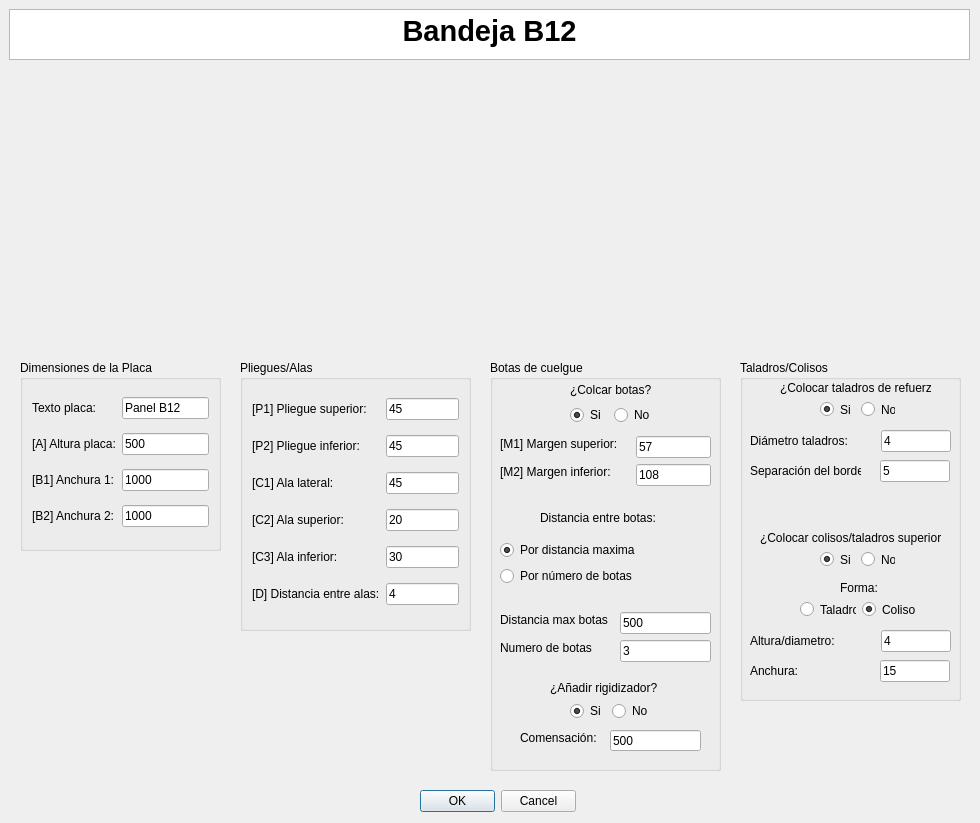
<?xml version="1.0" encoding="UTF-8"?>
<ui version="4.0">
 <class>MyPositionDialog</class>
 <widget class="QDialog" name="MyPositionDialog">
  <property name="geometry">
   <rect>
    <x>0</x>
    <y>0</y>
    <width>980</width>
    <height>823</height>
   </rect>
  </property>
  <property name="windowTitle">
   <string>Enter Position</string>
  </property>
  <property name="whatsThis">
   <string>&lt;html&gt;&lt;head/&gt;&lt;body&gt;&lt;p&gt;Esta ventana de KSDpanel te permite introducir todas las medidas correspondientes del panel seleccionado.&lt;/p&gt;&lt;p&gt;Recuerda que todas las medidas deben de ir en milimetros (mm).&lt;/p&gt;&lt;/body&gt;&lt;/html&gt;</string>
  </property>
  <widget class="QDialogButtonBox" name="buttonBox">
   <property name="geometry">
    <rect>
     <x>420</x>
     <y>790</y>
     <width>156</width>
     <height>23</height>
    </rect>
   </property>
   <property name="orientation">
    <enum>Qt::Horizontal</enum>
   </property>
   <property name="standardButtons">
    <set>QDialogButtonBox::Cancel|QDialogButtonBox::Ok</set>
   </property>
  </widget>
  <widget class="QTextBrowser" name="textBrowser">
   <property name="geometry">
    <rect>
     <x>9</x>
     <y>9</y>
     <width>961</width>
     <height>51</height>
    </rect>
   </property>
   <property name="html">
    <string>&lt;!DOCTYPE HTML PUBLIC &quot;-//W3C//DTD HTML 4.0//EN&quot; &quot;http://www.w3.org/TR/REC-html40/strict.dtd&quot;&gt;
&lt;html&gt;&lt;head&gt;&lt;meta name=&quot;qrichtext&quot; content=&quot;1&quot; /&gt;&lt;style type=&quot;text/css&quot;&gt;
p, li { white-space: pre-wrap; }
&lt;/style&gt;&lt;/head&gt;&lt;body style=&quot; font-family:'MS Shell Dlg 2'; font-size:8.25pt; font-weight:400; font-style:normal;&quot;&gt;
&lt;p align=&quot;center&quot; style=&quot; margin-top:0px; margin-bottom:0px; margin-left:0px; margin-right:0px; -qt-block-indent:0; text-indent:0px;&quot;&gt;&lt;span style=&quot; font-size:22pt; font-weight:600;&quot;&gt;Bandeja B12&lt;/span&gt;&lt;/p&gt;&lt;/body&gt;&lt;/html&gt;</string>
   </property>
  </widget>
  <widget class="QGroupBox" name="groupBox">
   <property name="geometry">
    <rect>
     <x>490</x>
     <y>360</y>
     <width>231</width>
     <height>411</height>
    </rect>
   </property>
   <property name="styleSheet">
    <string notr="true">font: 10pt &quot;MS Shell Dlg 2&quot;;</string>
   </property>
   <property name="title">
    <string>Botas de cuelgue</string>
   </property>
   <widget class="QLineEdit" name="numeroBotasUI">
    <property name="geometry">
     <rect>
      <x>130</x>
      <y>280</y>
      <width>91</width>
      <height>22</height>
     </rect>
    </property>
    <property name="text">
     <string>3</string>
    </property>
   </widget>
   <widget class="QLineEdit" name="distanciaEntreBotasUI">
    <property name="geometry">
     <rect>
      <x>130</x>
      <y>252</y>
      <width>91</width>
      <height>22</height>
     </rect>
    </property>
    <property name="text">
     <string>500</string>
    </property>
   </widget>
   <widget class="QLabel" name="label_7">
    <property name="geometry">
     <rect>
      <x>10</x>
      <y>280</y>
      <width>98</width>
      <height>16</height>
     </rect>
    </property>
    <property name="text">
     <string>Numero de botas</string>
    </property>
   </widget>
   <widget class="QLabel" name="label_6">
    <property name="geometry">
     <rect>
      <x>10</x>
      <y>252</y>
      <width>114</width>
      <height>16</height>
     </rect>
    </property>
    <property name="text">
     <string>Distancia max botas</string>
    </property>
   </widget>
   <widget class="QLabel" name="label_3">
    <property name="geometry">
     <rect>
      <x>10</x>
      <y>76</y>
      <width>130</width>
      <height>16</height>
     </rect>
    </property>
    <property name="text">
     <string>[M1] Margen superior:</string>
    </property>
   </widget>
   <widget class="QLabel" name="label_5">
    <property name="geometry">
     <rect>
      <x>10</x>
      <y>104</y>
      <width>124</width>
      <height>16</height>
     </rect>
    </property>
    <property name="text">
     <string>[M2] Margen inferior:</string>
    </property>
   </widget>
   <widget class="QLineEdit" name="margenAUI">
    <property name="geometry">
     <rect>
      <x>146</x>
      <y>76</y>
      <width>75</width>
      <height>22</height>
     </rect>
    </property>
    <property name="text">
     <string>57</string>
    </property>
   </widget>
   <widget class="QLineEdit" name="margenBUI">
    <property name="geometry">
     <rect>
      <x>146</x>
      <y>104</y>
      <width>75</width>
      <height>22</height>
     </rect>
    </property>
    <property name="text">
     <string>108</string>
    </property>
   </widget>
   <widget class="QLabel" name="label_10">
    <property name="geometry">
     <rect>
      <x>50</x>
      <y>150</y>
      <width>125</width>
      <height>16</height>
     </rect>
    </property>
    <property name="text">
     <string>Distancia entre botas:</string>
    </property>
   </widget>
   <widget class="QWidget" name="layoutWidget">
    <property name="geometry">
     <rect>
      <x>80</x>
      <y>21</y>
      <width>85</width>
      <height>44</height>
     </rect>
    </property>
    <layout class="QGridLayout" name="gridLayout">
     <item row="0" column="0" colspan="2">
      <widget class="QLabel" name="label_2">
       <property name="mouseTracking">
        <bool>false</bool>
       </property>
       <property name="text">
        <string>¿Colcar botas?</string>
       </property>
       <property name="buddy">
        <cstring>label_2</cstring>
       </property>
      </widget>
     </item>
     <item row="1" column="0">
      <widget class="QRadioButton" name="crearBotasUI">
       <property name="text">
        <string>Si</string>
       </property>
       <property name="checked">
        <bool>true</bool>
       </property>
      </widget>
     </item>
     <item row="1" column="1">
      <widget class="QRadioButton" name="noCrearBotasUI">
       <property name="text">
        <string>No</string>
       </property>
      </widget>
     </item>
    </layout>
   </widget>
   <widget class="QWidget" name="layoutWidget">
    <property name="geometry">
     <rect>
      <x>10</x>
      <y>180</y>
      <width>147</width>
      <height>48</height>
     </rect>
    </property>
    <layout class="QVBoxLayout" name="verticalLayout">
     <item>
      <widget class="QRadioButton" name="parametroBotasUI_3">
       <property name="text">
        <string>Por distancia maxima</string>
       </property>
       <property name="checked">
        <bool>true</bool>
       </property>
      </widget>
     </item>
     <item>
      <widget class="QRadioButton" name="parametroBotasUI">
       <property name="text">
        <string>Por número de botas</string>
       </property>
      </widget>
     </item>
    </layout>
   </widget>
   <widget class="QLabel" name="label_23">
    <property name="geometry">
     <rect>
      <x>60</x>
      <y>320</y>
      <width>121</width>
      <height>16</height>
     </rect>
    </property>
    <property name="text">
     <string>¿Añadir rigidizador?</string>
    </property>
   </widget>
   <widget class="QWidget" name="layoutWidget_2">
    <property name="geometry">
     <rect>
      <x>80</x>
      <y>340</y>
      <width>80</width>
      <height>22</height>
     </rect>
    </property>
    <layout class="QHBoxLayout" name="horizontalLayout_4">
     <item>
      <widget class="QRadioButton" name="crearRigidizadorUI">
       <property name="text">
        <string>Si</string>
       </property>
       <property name="checked">
        <bool>true</bool>
       </property>
      </widget>
     </item>
     <item>
      <widget class="QRadioButton" name="noCrearRigidizadorUI">
       <property name="text">
        <string>No</string>
       </property>
      </widget>
     </item>
    </layout>
   </widget>
   <widget class="QLineEdit" name="compensacionGrosorCompositeUI">
    <property name="geometry">
     <rect>
      <x>120</x>
      <y>370</y>
      <width>91</width>
      <height>21</height>
     </rect>
    </property>
    <property name="text">
     <string>500</string>
    </property>
   </widget>
   <widget class="QLabel" name="label_24">
    <property name="geometry">
     <rect>
      <x>30</x>
      <y>370</y>
      <width>91</width>
      <height>16</height>
     </rect>
    </property>
    <property name="text">
     <string>Comensación:</string>
    </property>
   </widget>
  </widget>
  <widget class="QGroupBox" name="groupBox_2">
   <property name="geometry">
    <rect>
     <x>240</x>
     <y>360</y>
     <width>231</width>
     <height>271</height>
    </rect>
   </property>
   <property name="styleSheet">
    <string notr="true">font: 10pt &quot;MS Shell Dlg 2&quot;;</string>
   </property>
   <property name="title">
    <string>Pliegues/Alas</string>
   </property>
   <layout class="QGridLayout" name="gridLayout_2">
    <item row="4" column="0">
     <widget class="QLabel" name="label_11">
      <property name="text">
       <string>[C2] Ala superior:</string>
      </property>
     </widget>
    </item>
    <item row="1" column="0">
     <widget class="QLabel" name="label_14">
      <property name="text">
       <string>[P2] Pliegue inferior:</string>
      </property>
     </widget>
    </item>
    <item row="5" column="0">
     <widget class="QLabel" name="label_12">
      <property name="text">
       <string>[C3] Ala inferior:</string>
      </property>
     </widget>
    </item>
    <item row="0" column="1">
     <widget class="QLineEdit" name="pliegueSuperiorUI">
      <property name="text">
       <string>45</string>
      </property>
     </widget>
    </item>
    <item row="0" column="0">
     <widget class="QLabel" name="label_13">
      <property name="text">
       <string>[P1] Pliegue superior:</string>
      </property>
     </widget>
    </item>
    <item row="1" column="1">
     <widget class="QLineEdit" name="pliegueInferiorUI">
      <property name="text">
       <string>45</string>
      </property>
     </widget>
    </item>
    <item row="4" column="1">
     <widget class="QLineEdit" name="alaSuperiorUI">
      <property name="text">
       <string>20</string>
      </property>
     </widget>
    </item>
    <item row="3" column="0">
     <widget class="QLabel" name="label_9">
      <property name="text">
       <string>[C1] Ala lateral:</string>
      </property>
     </widget>
    </item>
    <item row="3" column="1">
     <widget class="QLineEdit" name="alaIzquierdaUI">
      <property name="text">
       <string>45</string>
      </property>
     </widget>
    </item>
    <item row="5" column="1">
     <widget class="QLineEdit" name="alaInferiorUI">
      <property name="text">
       <string>30</string>
      </property>
     </widget>
    </item>
    <item row="6" column="0">
     <widget class="QLabel" name="label_25">
      <property name="text">
       <string>[D] Distancia entre alas:</string>
      </property>
     </widget>
    </item>
    <item row="6" column="1">
     <widget class="QLineEdit" name="distanciaAlasUI">
      <property name="text">
       <string>4</string>
      </property>
     </widget>
    </item>
   </layout>
  </widget>
  <widget class="QLabel" name="imagenPanelUI">
   <property name="geometry">
    <rect>
     <x>230</x>
     <y>70</y>
     <width>521</width>
     <height>281</height>
    </rect>
   </property>
   <property name="text">
    <string/>
   </property>
   <property name="pixmap">
    <pixmap>../imagenes/REF_BH12cotas.jpg</pixmap>
   </property>
   <property name="scaledContents">
    <bool>true</bool>
   </property>
   <property name="wordWrap">
    <bool>false</bool>
   </property>
   <property name="margin">
    <number>0</number>
   </property>
   <property name="openExternalLinks">
    <bool>false</bool>
   </property>
  </widget>
  <widget class="QGroupBox" name="groupBox_3">
   <property name="geometry">
    <rect>
     <x>20</x>
     <y>360</y>
     <width>201</width>
     <height>191</height>
    </rect>
   </property>
   <property name="styleSheet">
    <string notr="true">font: 10pt &quot;MS Shell Dlg 2&quot;;</string>
   </property>
   <property name="title">
    <string>Dimensiones de la Placa</string>
   </property>
   <layout class="QGridLayout" name="gridLayout_3">
    <item row="2" column="1">
     <widget class="QLineEdit" name="anchura1UI">
      <property name="text">
       <string>1000</string>
      </property>
     </widget>
    </item>
    <item row="0" column="1">
     <widget class="QLineEdit" name="textoDescriptivoA0UI">
      <property name="text">
       <string>Panel B12</string>
      </property>
     </widget>
    </item>
    <item row="1" column="0">
     <widget class="QLabel" name="label_8">
      <property name="text">
       <string>[A] Altura placa:</string>
      </property>
     </widget>
    </item>
    <item row="0" column="0">
     <widget class="QLabel" name="label">
      <property name="text">
       <string>Texto placa:</string>
      </property>
     </widget>
    </item>
    <item row="2" column="0">
     <widget class="QLabel" name="label_4">
      <property name="text">
       <string>[B1] Anchura 1:</string>
      </property>
     </widget>
    </item>
    <item row="1" column="1">
     <widget class="QLineEdit" name="alturaPlacaUI">
      <property name="text">
       <string>500</string>
      </property>
     </widget>
    </item>
    <item row="3" column="0">
     <widget class="QLabel" name="label_22">
      <property name="text">
       <string>[B2] Anchura 2:</string>
      </property>
     </widget>
    </item>
    <item row="3" column="1">
     <widget class="QLineEdit" name="anchura2UI">
      <property name="text">
       <string>1000</string>
      </property>
     </widget>
    </item>
   </layout>
  </widget>
  <widget class="QGroupBox" name="groupBox_4">
   <property name="geometry">
    <rect>
     <x>740</x>
     <y>360</y>
     <width>221</width>
     <height>341</height>
    </rect>
   </property>
   <property name="title">
    <string>Taladros/Colisos</string>
   </property>
   <widget class="QLabel" name="label_15">
    <property name="geometry">
     <rect>
      <x>40</x>
      <y>20</y>
      <width>151</width>
      <height>16</height>
     </rect>
    </property>
    <property name="text">
     <string>¿Colocar taladros de refuerzo?</string>
    </property>
   </widget>
   <widget class="QLabel" name="label_16">
    <property name="geometry">
     <rect>
      <x>10</x>
      <y>70</y>
      <width>125</width>
      <height>22</height>
     </rect>
    </property>
    <property name="text">
     <string>Diámetro taladros:</string>
    </property>
   </widget>
   <widget class="QLineEdit" name="diametroTaladrosUI">
    <property name="geometry">
     <rect>
      <x>141</x>
      <y>70</y>
      <width>70</width>
      <height>22</height>
     </rect>
    </property>
    <property name="text">
     <string>4</string>
    </property>
   </widget>
   <widget class="QLineEdit" name="distanciaBordeUI">
    <property name="geometry">
     <rect>
      <x>140</x>
      <y>100</y>
      <width>70</width>
      <height>22</height>
     </rect>
    </property>
    <property name="text">
     <string>5</string>
    </property>
   </widget>
   <widget class="QLabel" name="label_17">
    <property name="geometry">
     <rect>
      <x>10</x>
      <y>100</y>
      <width>111</width>
      <height>21</height>
     </rect>
    </property>
    <property name="text">
     <string>Separación del borde:</string>
    </property>
   </widget>
   <widget class="QLabel" name="label_18">
    <property name="geometry">
     <rect>
      <x>20</x>
      <y>170</y>
      <width>181</width>
      <height>16</height>
     </rect>
    </property>
    <property name="text">
     <string>¿Colocar colisos/taladros superiores?</string>
    </property>
   </widget>
   <widget class="QLabel" name="label_19">
    <property name="geometry">
     <rect>
      <x>100</x>
      <y>220</y>
      <width>41</width>
      <height>16</height>
     </rect>
    </property>
    <property name="text">
     <string>Forma:</string>
    </property>
   </widget>
   <widget class="QLineEdit" name="anchuraColisoUI">
    <property name="geometry">
     <rect>
      <x>140</x>
      <y>300</y>
      <width>70</width>
      <height>22</height>
     </rect>
    </property>
    <property name="text">
     <string>15</string>
    </property>
   </widget>
   <widget class="QLineEdit" name="alturaColisoUI">
    <property name="geometry">
     <rect>
      <x>141</x>
      <y>270</y>
      <width>70</width>
      <height>22</height>
     </rect>
    </property>
    <property name="text">
     <string>4</string>
    </property>
   </widget>
   <widget class="QLabel" name="label_20">
    <property name="geometry">
     <rect>
      <x>10</x>
      <y>300</y>
      <width>111</width>
      <height>21</height>
     </rect>
    </property>
    <property name="text">
     <string>Anchura:</string>
    </property>
   </widget>
   <widget class="QLabel" name="label_21">
    <property name="geometry">
     <rect>
      <x>10</x>
      <y>270</y>
      <width>125</width>
      <height>22</height>
     </rect>
    </property>
    <property name="text">
     <string>Altura/diametro:</string>
    </property>
   </widget>
   <widget class="QWidget" name="layoutWidget">
    <property name="geometry">
     <rect>
      <x>80</x>
      <y>40</y>
      <width>75</width>
      <height>19</height>
     </rect>
    </property>
    <layout class="QHBoxLayout" name="horizontalLayout">
     <item>
      <widget class="QRadioButton" name="crearTaladrosUI">
       <property name="text">
        <string>Si</string>
       </property>
       <property name="checked">
        <bool>true</bool>
       </property>
      </widget>
     </item>
     <item>
      <widget class="QRadioButton" name="noCrearTaladrosUI">
       <property name="text">
        <string>No</string>
       </property>
      </widget>
     </item>
    </layout>
   </widget>
   <widget class="QWidget" name="layoutWidget">
    <property name="geometry">
     <rect>
      <x>80</x>
      <y>190</y>
      <width>75</width>
      <height>19</height>
     </rect>
    </property>
    <layout class="QHBoxLayout" name="horizontalLayout_2">
     <item>
      <widget class="QRadioButton" name="crearColisoUI">
       <property name="text">
        <string>Si</string>
       </property>
       <property name="checked">
        <bool>true</bool>
       </property>
      </widget>
     </item>
     <item>
      <widget class="QRadioButton" name="noCrearColisoUI">
       <property name="text">
        <string>No</string>
       </property>
      </widget>
     </item>
    </layout>
   </widget>
   <widget class="QWidget" name="layoutWidget">
    <property name="geometry">
     <rect>
      <x>60</x>
      <y>240</y>
      <width>118</width>
      <height>19</height>
     </rect>
    </property>
    <layout class="QHBoxLayout" name="horizontalLayout_3">
     <item>
      <widget class="QRadioButton" name="taladroColisoUI">
       <property name="text">
        <string>Taladro</string>
       </property>
      </widget>
     </item>
     <item>
      <widget class="QRadioButton" name="colisoColisoUI">
       <property name="text">
        <string>Coliso</string>
       </property>
       <property name="checked">
        <bool>true</bool>
       </property>
      </widget>
     </item>
    </layout>
   </widget>
  </widget>
  <zorder>groupBox_2</zorder>
  <zorder>groupBox</zorder>
  <zorder>buttonBox</zorder>
  <zorder>textBrowser</zorder>
  <zorder>imagenPanelUI</zorder>
  <zorder>groupBox_3</zorder>
  <zorder>groupBox_4</zorder>
 </widget>
 <resources/>
 <connections>
  <connection>
   <sender>buttonBox</sender>
   <signal>accepted()</signal>
   <receiver>MyPositionDialog</receiver>
   <slot>accept()</slot>
   <hints>
    <hint type="sourcelabel">
     <x>248</x>
     <y>254</y>
    </hint>
    <hint type="destinationlabel">
     <x>157</x>
     <y>274</y>
    </hint>
   </hints>
  </connection>
  <connection>
   <sender>buttonBox</sender>
   <signal>rejected()</signal>
   <receiver>MyPositionDialog</receiver>
   <slot>reject()</slot>
   <hints>
    <hint type="sourcelabel">
     <x>316</x>
     <y>260</y>
    </hint>
    <hint type="destinationlabel">
     <x>286</x>
     <y>274</y>
    </hint>
   </hints>
  </connection>
 </connections>
</ui>
